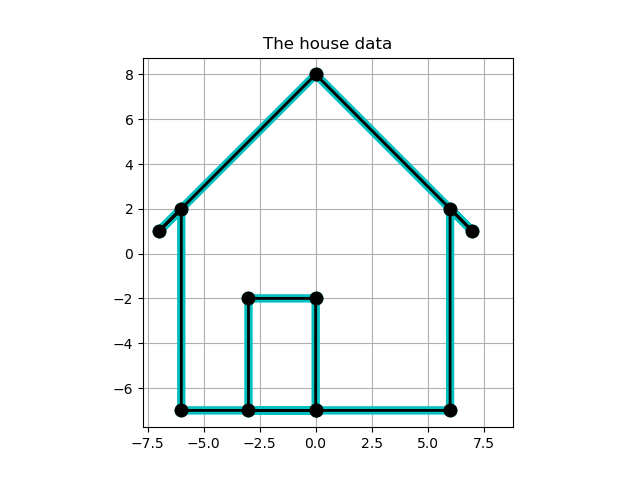

The script that saved this image:
#! /usr/bin/env python3
#
def house_data_test ( ):

#*****************************************************************************80
#
## house_data_test() tests house_data().
#
#  Licensing:
#
#    This code is distributed under the MIT license.
#
#  Modified:
#
#    31 December 2024
#
#  Author:
#
#    John Burkardt
#
  import numpy as np
  import platform

  print ( '' )
  print ( 'house_data_test():' )
  print ( '  python version: ' + platform.python_version ( ) )
  print ( '  numpy version:  ' + np.version.version )
  print ( '  Test house_data().' )

  house_data_plot ( )
#
#  Terminate.
#
  print ( '' )
  print ( 'house_data_test():' )
  print ( '  Normal end of execution.' )

  return

def house_data ( ):

#*****************************************************************************80
#
## house_data() returns the coordinates of vertices that outline a house.
#
#  Discussion:
#
#    The vertices define a polygon, although it includes some degenerate
#    and non-simple portions.
#
#    To draw a closed polygon, a copy of the first point may have to be
#    appended at the end of the list.
#
#  License:
#
#    This code is distributed under the MIT license. 
#
#  Modified:
#
#    31 December 2024
#
#  Author:
#
#    John Burkardt.
#
#  Output:
#
#    real xy(11,2), the coordinates of points that outline a house.
#
  import numpy as np

  xy = np.array ( [ \
    [ 0.0, -7.0 ], \
    [ 0.0, -2.0 ], \
    [-3.0, -2.0 ], \
    [-3.0, -7.0 ], \
    [ 6.0, -7.0 ], \
    [ 6.0,  2.0 ], \
    [ 7.0,  1.0 ], \
    [ 0.0,  8.0 ], \
    [-7.0,  1.0 ], \
    [-6.0,  2.0 ], \
    [-6.0, -7.0 ] ] )

  return xy

def house_data_plot ( ):

#*****************************************************************************80
#
## house_data_plot() plots the house data
#
#  License:
#
#    This code is distributed under the MIT license.
#
#  Modified:
#
#    30 December 2024
#
#  Author:
#
#    John Burkardt.
#
  import matplotlib.pyplot as plt
  import numpy as np

  print ( '' )
  print ( 'house_data_plot():' )
  print ( '  Plot the house data.' )
#
#  Retrieve the vertices.
#
  xy = house_data ( )
#
#  Repeat the first row at the end so the polygon closes.
#
  xy = np.vstack ( ( xy, xy[0,:] ) )
#
#  Plot the data.
#
  plt.clf ( )
  plt.plot ( xy[:,0], xy[:,1], 'c.-', markersize = 18, linewidth = 6 )
  plt.plot ( xy[:,0], xy[:,1], 'k.-', markersize = 18, linewidth = 2 )
  plt.grid ( True )
  plt.axis ( [ -10.0, 10.0, -10.0, 10.0 ] )
  plt.axis ( 'square' )
  plt.title ( 'The house data' )

  filename = 'house_data.png'
  plt.savefig ( filename )
  print ( '  Graphics saved as "' + filename + '"' )
  plt.close ( )

  return

def timestamp ( ):

#*****************************************************************************80
#
## timestamp() prints the date as a timestamp.
#
#  Licensing:
#
#    This code is distributed under the MIT license. 
#
#  Modified:
#
#    21 August 2019
#
#  Author:
#
#    John Burkardt
#
  import time

  t = time.time ( )
  print ( time.ctime ( t ) )

  return

if ( __name__ == '__main__' ):
  timestamp ( )
  house_data_test ( )
  timestamp ( )
